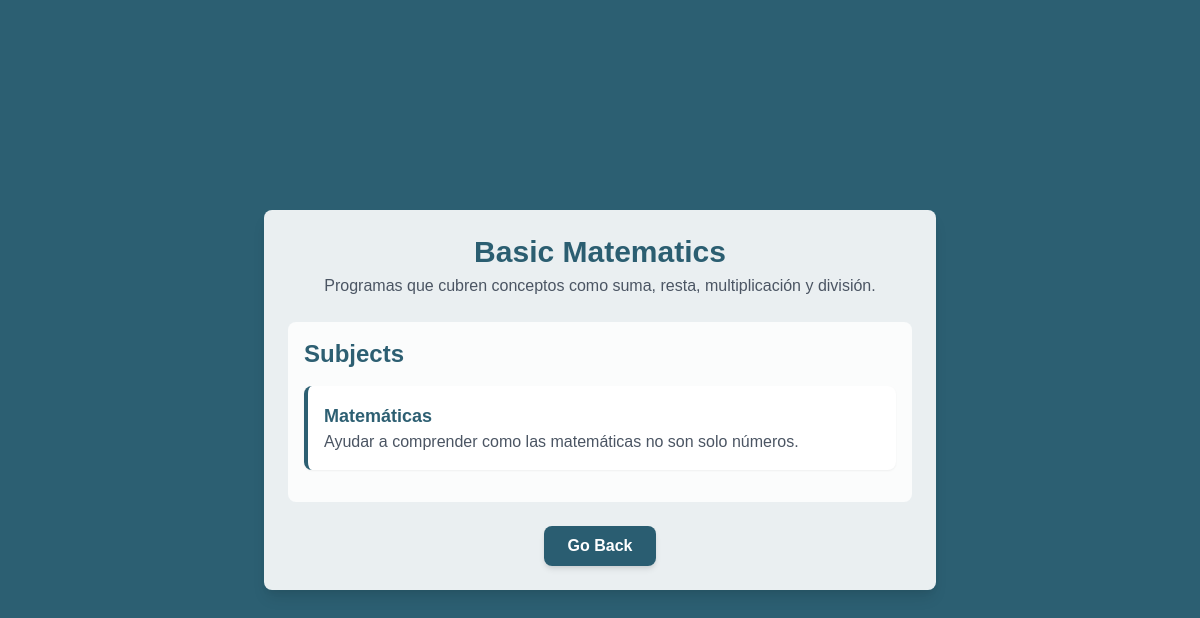
/Donantes/programa_detalle.php?id=3, run on the app's committed database.
### tables this page shows
CREATE TABLE `programas` (
  `id` int(11) NOT NULL,
  `nombre` varchar(100) DEFAULT NULL,
  `descripcion` text DEFAULT NULL,
  `FK_materia` int(11) DEFAULT NULL,
  `FK_tipo_usuario` int(11) DEFAULT NULL,
  `fecha_registro` datetime NOT NULL DEFAULT current_timestamp()
);

CREATE TABLE `materias` (
  `id` int(11) NOT NULL,
  `nombre_materia` varchar(100) DEFAULT NULL,
  `objetivos` text DEFAULT NULL,
  `actividades` text DEFAULT NULL,
  `unidad` varchar(50) DEFAULT NULL,
  `fecha_registro` datetime NOT NULL DEFAULT current_timestamp()
);

### Conexion/contacto.php (called while the page is built, shortened)
<?php
    include ('conexion.php');
    class Contacto extends Conexion
    {
    public function __construct() {
        $this->conexion = new mysqli('localhost', 'root', '', 'unityclass');
    }
    public function obtener_programa_por_id($id) {
        $this->sentencia = "SELECT * FROM programas WHERE id = $id";
        $result = $this->ejecutar_sentencia();
        return $result->fetch_assoc();
    }
    public function obtener_materias_por_programa($id_programa) {
        $this->sentencia = "
            SELECT nombre_materia, objetivos
            FROM materias
            WHERE id IN (SELECT FK_materia FROM programas WHERE id = ?)
        ";
        $stmt = $this->conexion->prepare($this->sentencia);
        $stmt->bind_param("i", $id_programa);
        $stmt->execute();
        $result = $stmt->get_result();
        return $result;
    }
}
?>

### Conexion/conexion.php (called while the page is built, shortened)
<?php
class Conexion {
    private $host = 'localhost';
    private $usuario = 'root';
    private $password = '';
    private $base = 'unityclass';
    public $sentencia;
    public $conexion;
    public function abrir_conexion() {
        $this->conexion = new mysqli($this->host, $this->usuario, $this->password, $this->base);
    }
    public function ejecutar_sentencia() {
        $bandera = $this->conexion->query($this->sentencia);
        return $bandera;
    }
}
?>

### Donantes/programa_detalle.php (the view, shortened to what this page needs)
<!DOCTYPE html>
<html lang="es">
<head>
    <link href="https://cdn.jsdelivr.net/npm/tailwindcss@2.2.19/dist/tailwind.min.css" rel="stylesheet">
</head>
<body class="min-h-screen flex items-center justify-center">
    <?php
    include '../Conexion/contacto.php';
    $contacto = new Contacto();
    $programa = null;
    $materias = [];
    if (isset($_GET['id'])) {
        $id = $_GET['id'];
        $programa = $contacto->obtener_programa_por_id($id);
        $materias = $contacto->obtener_materias_por_programa($id);
    }
    ?>
    <div class="w-full max-w-2xl mx-auto p-6 card-background shadow-lg rounded-lg">
        <div class="text-center">
            <h1 class="text-3xl font-bold primary-color mb-1">
                <?php echo htmlspecialchars($programa['nombre'] ?? 'Program Name Not Available'); ?>
            </h1>
            <p class="text-gray-600 mb-6">
                <?php echo htmlspecialchars($programa['descripcion'] ?? 'Description Not Available'); ?>
            </p>
        </div>
        <div class="secondary-bg p-4 rounded-lg">
            <h2 class="text-2xl font-semibold primary-color mb-4">Subjects</h2>
            <ul>
                <?php if (!empty($materias)) : ?>
                    <?php foreach ($materias as $materia) : ?>
                        <li class="p-4 mb-4 bg-white rounded-lg shadow-sm border-l-4" style="border-color: rgba(22, 78, 99, 0.9);">
                            <h3 class="text-lg font-bold primary-color">
                                <?php echo htmlspecialchars($materia['nombre_materia'] ?? 'Nombre no disponible'); ?>
                            </h3>
                            <p class="text-gray-600">
                                <?php echo htmlspecialchars($materia['objetivos'] ?? 'Objetivos no disponibles'); ?>
                            </p>
                        </li>
                    <?php endforeach; ?>
                <?php else : ?>
                    <li class="p-4 text-center text-gray-500">No subjects available</li>
                <?php endif; ?>
            </ul>
        </div>
        <div class="mt-6 text-center">
            <a href="dashboard.php" class="inline-block primary-bg text-white font-semibold px-6 py-2 rounded-lg shadow-md hover:bg-blue-800 transition duration-200">Go Back</a>
        </div>
    </div>
</body>
</html>

### Donantes/programa_detalle.php (style rules this page uses)
body { background-color: rgba(22, 78, 99, 0.9); font-family: 'Arial', sans-serif; }
.card-background { background-color: rgba(255, 255, 255, 0.9); }
.primary-color { color: rgba(22, 78, 99, 0.9); }
.primary-bg { background-color: rgba(22, 78, 99, 0.9); }
.secondary-bg { background-color: rgba(255, 255, 255, 0.8); }

### data on the page
programas: nombre "Basic Matematics", descripcion "Programas que cubren conceptos como suma, resta, multiplicación y división."
materias: nombre_materia "Matemáticas", objetivos "Ayudar a comprender como las matemáticas no son solo números."
